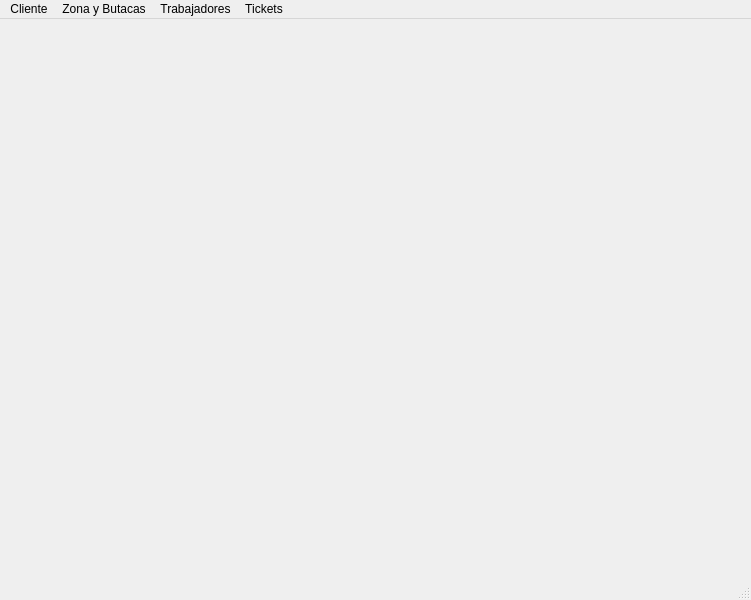
<?xml version="1.0" encoding="UTF-8"?>
<ui version="4.0">
 <class>MainWindow</class>
 <widget class="QMainWindow" name="MainWindow">
  <property name="geometry">
   <rect>
    <x>0</x>
    <y>0</y>
    <width>751</width>
    <height>600</height>
   </rect>
  </property>
  <property name="windowTitle">
   <string>Circo</string>
  </property>
  <widget class="QWidget" name="centralwidget"/>
  <widget class="QMenuBar" name="menubar">
   <property name="geometry">
    <rect>
     <x>0</x>
     <y>0</y>
     <width>751</width>
     <height>20</height>
    </rect>
   </property>
   <widget class="QMenu" name="menuCliente">
    <property name="title">
     <string>Cliente</string>
    </property>
    <addaction name="actionRegistrar_Cliente"/>
   </widget>
   <widget class="QMenu" name="menuZona_y_Butacas">
    <property name="title">
     <string>Zona y Butacas</string>
    </property>
    <addaction name="actionRegistrar_Zona_y_Butacas"/>
    <addaction name="separator"/>
    <addaction name="actionListar_Butacas_de_una_Zona"/>
   </widget>
   <widget class="QMenu" name="menuTrabajadores">
    <property name="title">
     <string>Trabajadores</string>
    </property>
    <addaction name="actionRegistrar_Trabajadores"/>
   </widget>
   <widget class="QMenu" name="menuTickets">
    <property name="title">
     <string>Tickets</string>
    </property>
    <addaction name="actionRealizar_Venta_Ticket"/>
   </widget>
   <addaction name="menuCliente"/>
   <addaction name="menuZona_y_Butacas"/>
   <addaction name="menuTrabajadores"/>
   <addaction name="menuTickets"/>
  </widget>
  <widget class="QStatusBar" name="statusbar"/>
  <action name="actionRegistrar_Cliente">
   <property name="text">
    <string>Registrar Cliente...</string>
   </property>
  </action>
  <action name="actionRegistrar_Zona_y_Butacas">
   <property name="text">
    <string>Registrar Zona y Butacas...</string>
   </property>
  </action>
  <action name="actionRegistrar_Trabajadores">
   <property name="text">
    <string>Registrar Trabajadores...</string>
   </property>
  </action>
  <action name="actionListar_Butacas_de_una_Zona">
   <property name="text">
    <string>Listar Butacas de una Zona...</string>
   </property>
  </action>
  <action name="actionRealizar_Venta_Ticket">
   <property name="text">
    <string>Realizar Venta Ticket...</string>
   </property>
  </action>
 </widget>
 <resources/>
 <connections/>
</ui>
